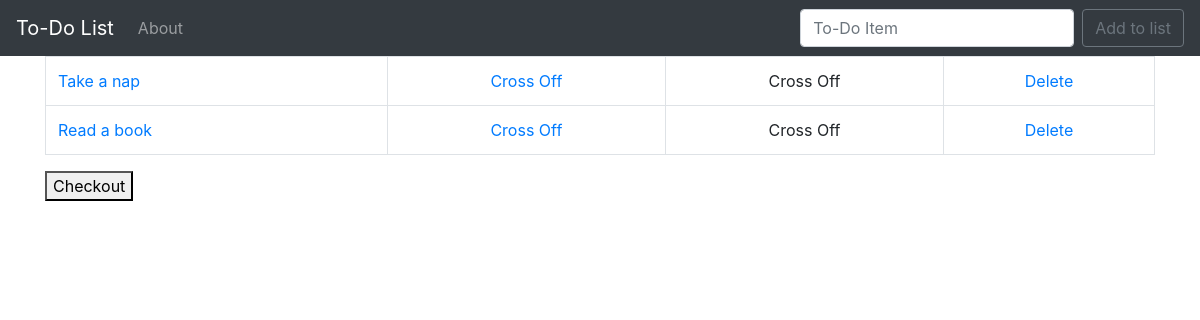
/, run on an earlier commit of the app's database.
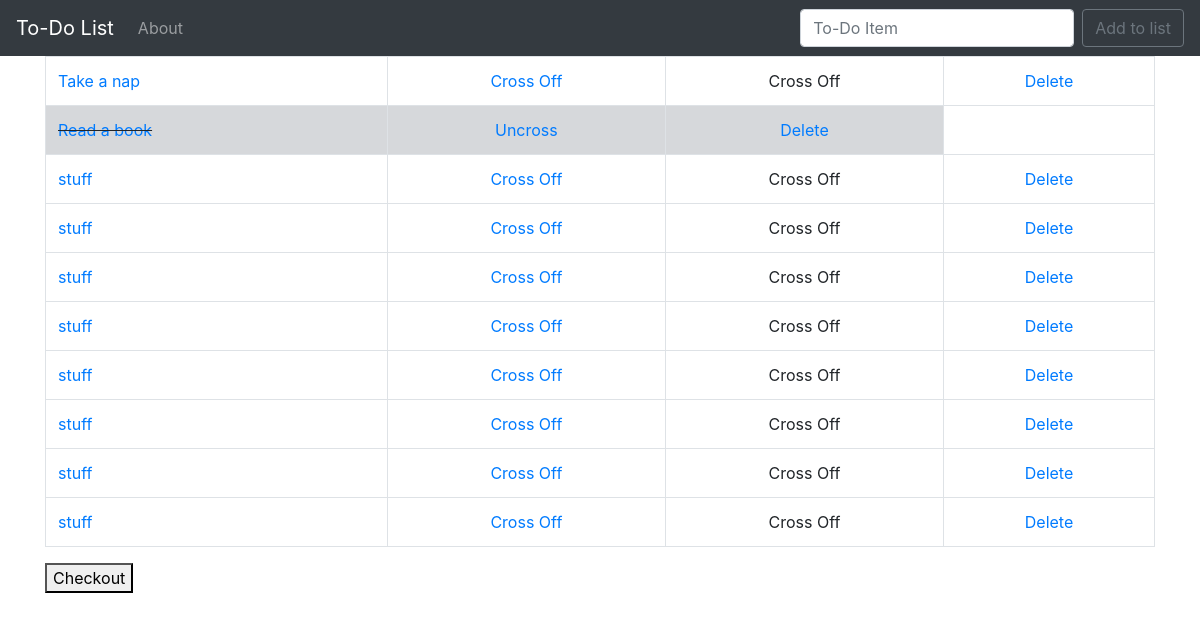
And on a later commit of the database.
### todo_list/models.py (models this page shows, shortened)
class List(models.Model):
     item = models.CharField(max_length=200)
     completed = models.BooleanField(default=False)

### todo_list/views.py (the view)
# urls.py: path('', views.home, name='home'),
def home(request):
    if request.method == 'POST':
        form = ListForm(request.POST or None)
        if form.is_valid():
            form.save()
            all_items = List.objects.all
            messages.success(request, ('Item has Been Added To List'))
            return render(request, 'home.html', {'all_items': all_items})
    else:
        all_items = List.objects.all
        return render(request, 'home.html', {'all_items': all_items})

### todo_list/templates/home.html (shortened to what this page needs)
{% extends 'base.html' %}
{% block content %}
{% if all_items %}
<table class="table table-bordered">
    {% for things in all_items %}
        {% if things.completed %}
            <tr class="table-secondary">
                <td class="striker"><a href="{% url 'edit' things.id %}">{{ things.item }}</a></td>
                <td><center><a href="{% url 'uncross_off' things.id %}">Uncross</a></center></td>
                <td><center><a href="{% url 'delete' things.id %}">Delete</a></center></td>
            </tr>
        {% else %}
            <tr>
                <td><a href="{% url 'edit' things.id %}">{{ things.item }}</a></td>
                <td><center><a href="{% url 'cross_off' things.id %}">Cross Off</a></center></td>
                <td><center> Cross Off </center></td>
                <td><center><a href="{% url 'delete' things.id %}">Delete</a></center></td>
            </tr>
        {% endif %}
    {% endfor %}
</table>
<button>Checkout</button>
{% endif %}
{% endblock %}

What changed in the data, as far as the page shows it:
changed List "Read a book": completed "Cross Off Cross Off" → "Uncross"
added List: item "stuff"
added List: item "stuff"
added List: item "stuff"
added List: item "stuff"
added List: item "stuff"
added List: item "stuff"
added List: item "stuff"
added List: item "stuff"
